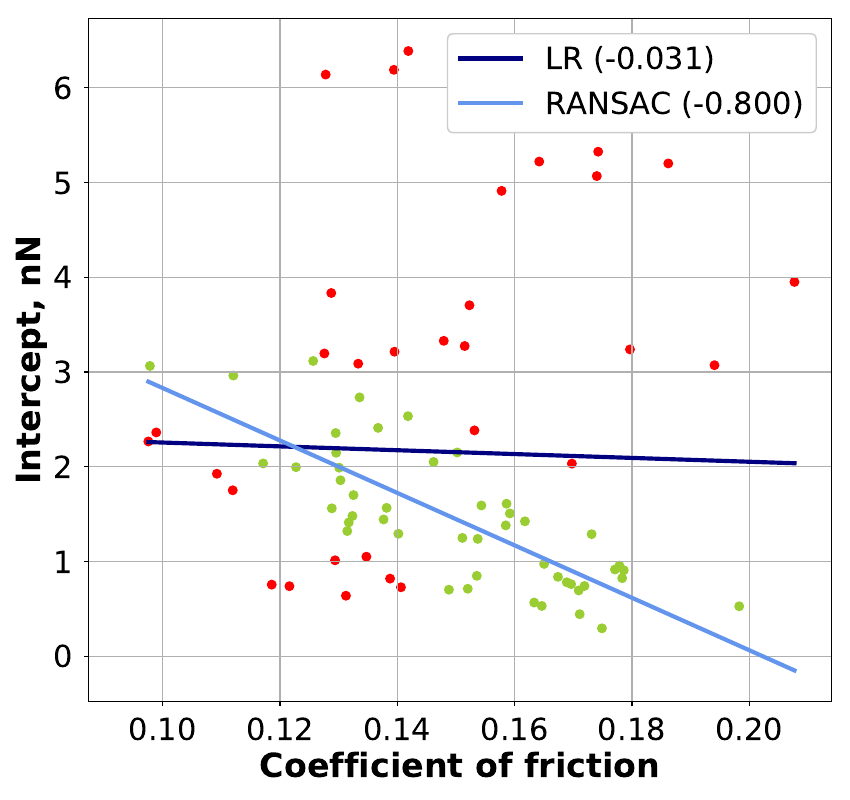

This figure's Python source:
import matplotlib.pyplot as plt
import numpy as np
import pandas as pd
import signac
from scipy import stats
from sklearn import linear_model, datasets
from tabulate import tabulate

project = signac.get_project()
df_index = pd.DataFrame(project.index())
df_index = df_index.set_index(['_id'])
statepoints = {doc['_id']: doc['statepoint'] for doc in project.index()}
df = pd.DataFrame(statepoints).T.join(df_index)
chainlengths = df.chainlength.unique()
chainlengths.sort()
terminal_groups = df.terminal_group.unique()
terminal_groups.sort()
n_groups = len(terminal_groups)

fig = plt.figure(1)
ax = plt.subplot(111)

all_x = []
all_y = []
all_terminal_groups = []
all_chainlengths = []

for i, terminal_group in enumerate(terminal_groups):
    for j, chainlength in enumerate(chainlengths):
        x_local = []
        y_local = []
        for job in project.find_jobs({'terminal_group': terminal_group,
                                      'chainlength': chainlength}):
            x_local.append(job.document['COF'])
            y_local.append(job.document['intercept'])
        all_x.append(np.mean(x_local))
        all_y.append(np.mean(y_local))
        all_terminal_groups.append(terminal_group)
        all_chainlengths.append(chainlength)

all_x = np.array(all_x)
all_y = np.array(all_y)
X = np.array([[val] for val in all_x])
lr = linear_model.LinearRegression()
lr.fit(X, all_y)
_, _, r_all, _, _ = stats.linregress(all_x, all_y)

ransac = linear_model.RANSACRegressor(random_state=92)
ransac.fit(X, all_y)
inlier_mask = ransac.inlier_mask_
outlier_mask = np.logical_not(inlier_mask)

outliers = np.array([[all_terminal_groups[i], all_chainlengths[i]] for i, val
    in enumerate(outlier_mask) if val])
headers = ['Terminal group', 'Chain Length']
table = tabulate(outliers, headers, tablefmt='fancy_grid')
print(table)

_, _, r_ransac, _, _ = stats.linregress(all_x[inlier_mask], all_y[inlier_mask])

line_X = np.linspace(all_x.min(), all_x.max(), 10)[:, np.newaxis]
line_y = lr.predict(line_X)
line_y_ransac = ransac.predict(line_X)

print("Pearson correlations (Linear regression, RANSAC):")
print(r_all, r_ransac)

plt.scatter(X[inlier_mask], all_y[inlier_mask], color='yellowgreen', marker='.',
    s=150)
plt.scatter(X[outlier_mask], all_y[outlier_mask], color='red', marker='.', s=150)
plt.plot(line_X, line_y, color='navy', label='LR ({:.3f})'.format(r_all))
plt.plot(line_X, line_y_ransac, color='cornflowerblue', 
    label='RANSAC ({:.3f})'.format(r_ransac))

plt.xlabel('Coefficient of friction')
ax.set_ylabel('Intercept, nN')
plt.legend()
plt.tight_layout()
plt.savefig('cof-intercept.pdf')
